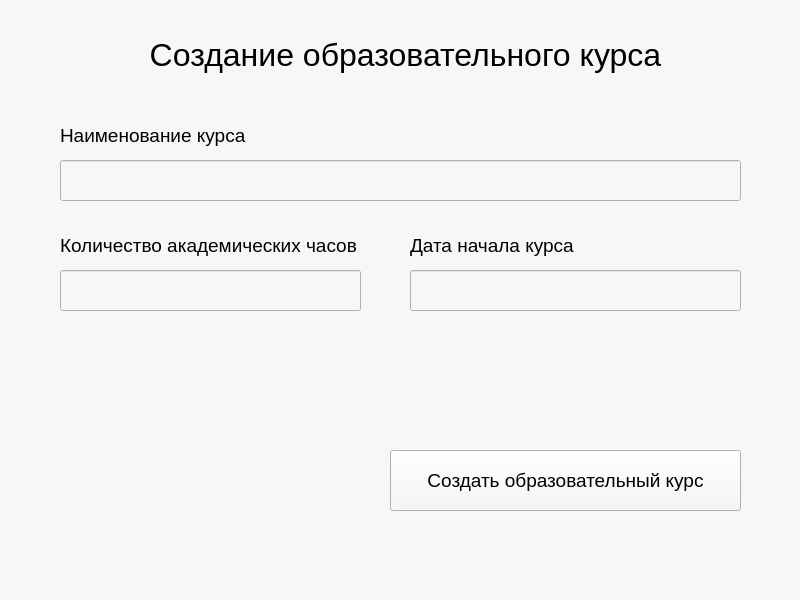
<?xml version="1.0" encoding="UTF-8"?>
<ui version="4.0">
 <class>MainWindow</class>
 <widget class="QMainWindow" name="MainWindow">
  <property name="geometry">
   <rect>
    <x>0</x>
    <y>0</y>
    <width>800</width>
    <height>600</height>
   </rect>
  </property>
  <property name="windowTitle">
   <string>MainWindow</string>
  </property>
  <property name="styleSheet">
   <string notr="true">background-color: rgb(247, 247, 247);</string>
  </property>
  <widget class="QWidget" name="centralwidget">
   <widget class="QLabel" name="label">
    <property name="geometry">
     <rect>
      <x>50</x>
      <y>20</y>
      <width>711</width>
      <height>71</height>
     </rect>
    </property>
    <property name="text">
     <string>&lt;html&gt;&lt;head/&gt;&lt;body&gt;&lt;p align=&quot;center&quot;&gt;&lt;span style=&quot; font-size:24pt;&quot;&gt;Создание образовательного курса&lt;/span&gt;&lt;/p&gt;&lt;/body&gt;&lt;/html&gt;</string>
    </property>
    <property name="textFormat">
     <enum>Qt::AutoText</enum>
    </property>
   </widget>
   <widget class="QLabel" name="label_2">
    <property name="geometry">
     <rect>
      <x>60</x>
      <y>120</y>
      <width>431</width>
      <height>31</height>
     </rect>
    </property>
    <property name="font">
     <font>
      <pointsize>14</pointsize>
     </font>
    </property>
    <property name="text">
     <string>Наименование курса</string>
    </property>
   </widget>
   <widget class="QLineEdit" name="lineEdit">
    <property name="geometry">
     <rect>
      <x>60</x>
      <y>160</y>
      <width>681</width>
      <height>41</height>
     </rect>
    </property>
   </widget>
   <widget class="QLabel" name="label_3">
    <property name="geometry">
     <rect>
      <x>60</x>
      <y>230</y>
      <width>311</width>
      <height>31</height>
     </rect>
    </property>
    <property name="font">
     <font>
      <pointsize>14</pointsize>
     </font>
    </property>
    <property name="text">
     <string>Количество академических часов</string>
    </property>
   </widget>
   <widget class="QLineEdit" name="lineEdit_2">
    <property name="geometry">
     <rect>
      <x>60</x>
      <y>270</y>
      <width>301</width>
      <height>41</height>
     </rect>
    </property>
   </widget>
   <widget class="QLabel" name="label_4">
    <property name="geometry">
     <rect>
      <x>410</x>
      <y>230</y>
      <width>271</width>
      <height>31</height>
     </rect>
    </property>
    <property name="font">
     <font>
      <pointsize>14</pointsize>
     </font>
    </property>
    <property name="text">
     <string>Дата начала курса</string>
    </property>
   </widget>
   <widget class="QLineEdit" name="lineEdit_3">
    <property name="geometry">
     <rect>
      <x>410</x>
      <y>270</y>
      <width>331</width>
      <height>41</height>
     </rect>
    </property>
   </widget>
   <widget class="QLabel" name="label_5">
    <property name="geometry">
     <rect>
      <x>130</x>
      <y>360</y>
      <width>161</width>
      <height>161</height>
     </rect>
    </property>
    <property name="text">
     <string/>
    </property>
    <property name="pixmap">
     <pixmap>course.png</pixmap>
    </property>
   </widget>
   <widget class="QPushButton" name="pushButton">
    <property name="geometry">
     <rect>
      <x>390</x>
      <y>450</y>
      <width>351</width>
      <height>61</height>
     </rect>
    </property>
    <property name="font">
     <font>
      <pointsize>14</pointsize>
     </font>
    </property>
    <property name="text">
     <string>Создать образовательный курс</string>
    </property>
   </widget>
  </widget>
  <widget class="QMenuBar" name="menubar">
   <property name="geometry">
    <rect>
     <x>0</x>
     <y>0</y>
     <width>800</width>
     <height>22</height>
    </rect>
   </property>
  </widget>
  <widget class="QStatusBar" name="statusbar"/>
 </widget>
 <resources/>
 <connections/>
</ui>
